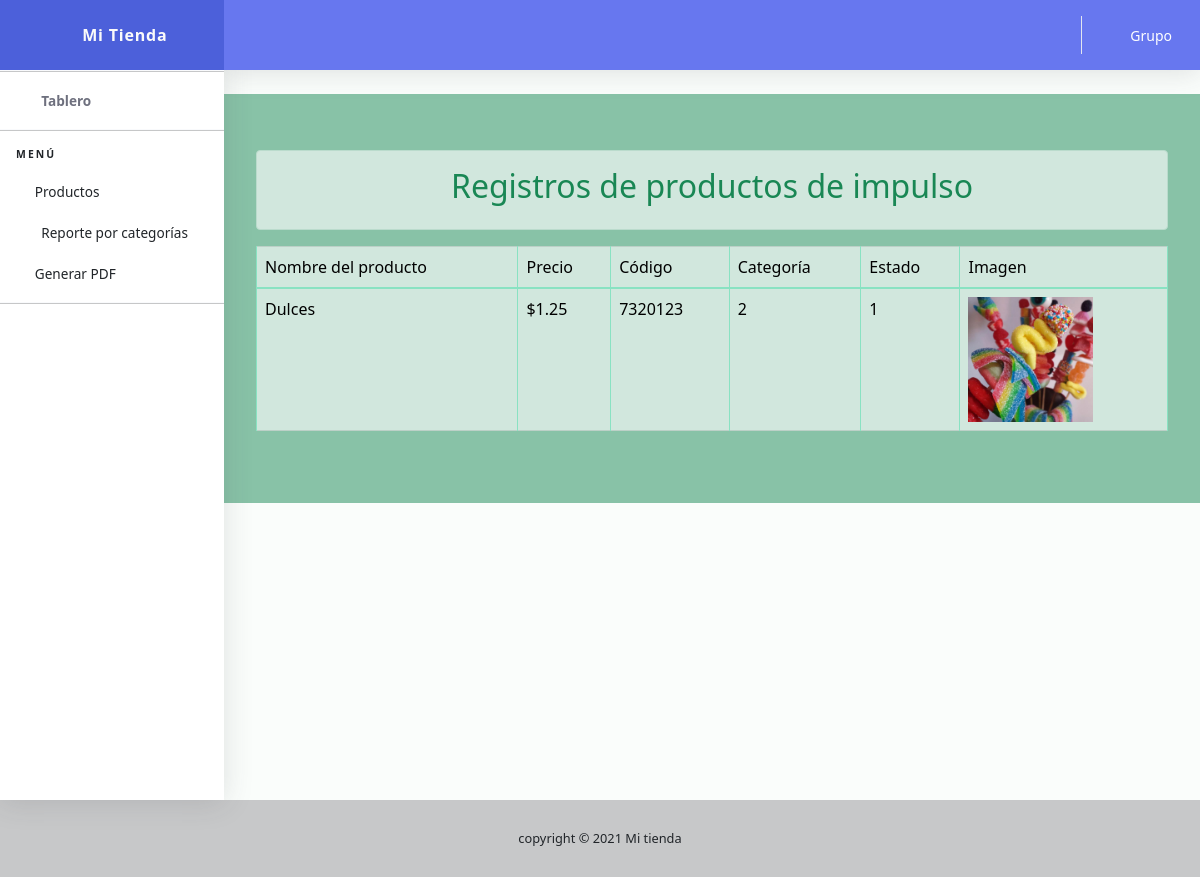
The page /app/impulso/ on the database its author committed.
### appquince/models.py (models this page shows)
class Productos(models.Model):
    nombre = models.CharField(max_length=200)
    precio = models.CharField(max_length=200)
    codigo = models.CharField(max_length=200)
    categoria = models.CharField(
    max_length=20,
        choices=opciones_categoria,
    default='1')
    estado = models.CharField(
    max_length=20,
        choices=opciones_estado,
    default='1')
    imagen = models.ImageField(blank=True,upload_to='media')

### appquince/views.py (the view)
# urls.py: path('impulso/', views.impulso, name="impulso"),
def impulso(request):
    productos=Productos.objects.all().filter(categoria='2')
    diccionario={'productos':productos}
    return render(request, 'impulso.html',diccionario)

### appquince/templates/impulso.html (shortened to what this page needs)
{% extends "base.html" %}
{% block content %}
 <section class="bg-success p-2 text-dark bg-opacity-50" id="features">
 <div class="container px-5 my-5">
<div class="row gx-5">
  <div class="alert alert-success text-success text-center" role="alert">
    <h2>Registros de productos de impulso</h2>
  </div>
<table class="table table-bordered table-success">
<thead>
<tr>
<td>Nombre del producto</td>
<td>Precio</td>
<td>Código</td>
<td>Categoría</td>
<td>Estado</td>
<td>Imagen</td>
</tr>
</thead>
<tbody>
{% if productos%}
{%for productos in productos %}
<tr>
<td>{{productos.nombre}}</td>
<td>{{productos.precio}}</td>
<td>{{productos.codigo}}</td>
<td>{{productos.categoria}}</td>
<td>{{productos.estado}}</td>
<td>
  {% if productos.imagen %}
  <img src="{{productos.imagen.url}}" height="125px">
  {%endif%}
</td>
</tr>
{%endfor%}
{%else%}
<div class="alert alert-warning text-danger text-center" role="alert">
  <h2>No existen registros</h2>
</div>
{% endif %}
</table>
 </div>
</div>
  </section>
</div>
</div>
</div>
 {% endblock %}

### rows shown on the page
Productos: nombre "Dulces", precio "$1.25", codigo "7320123", categoria "2", estado "1", imagen (picture)
